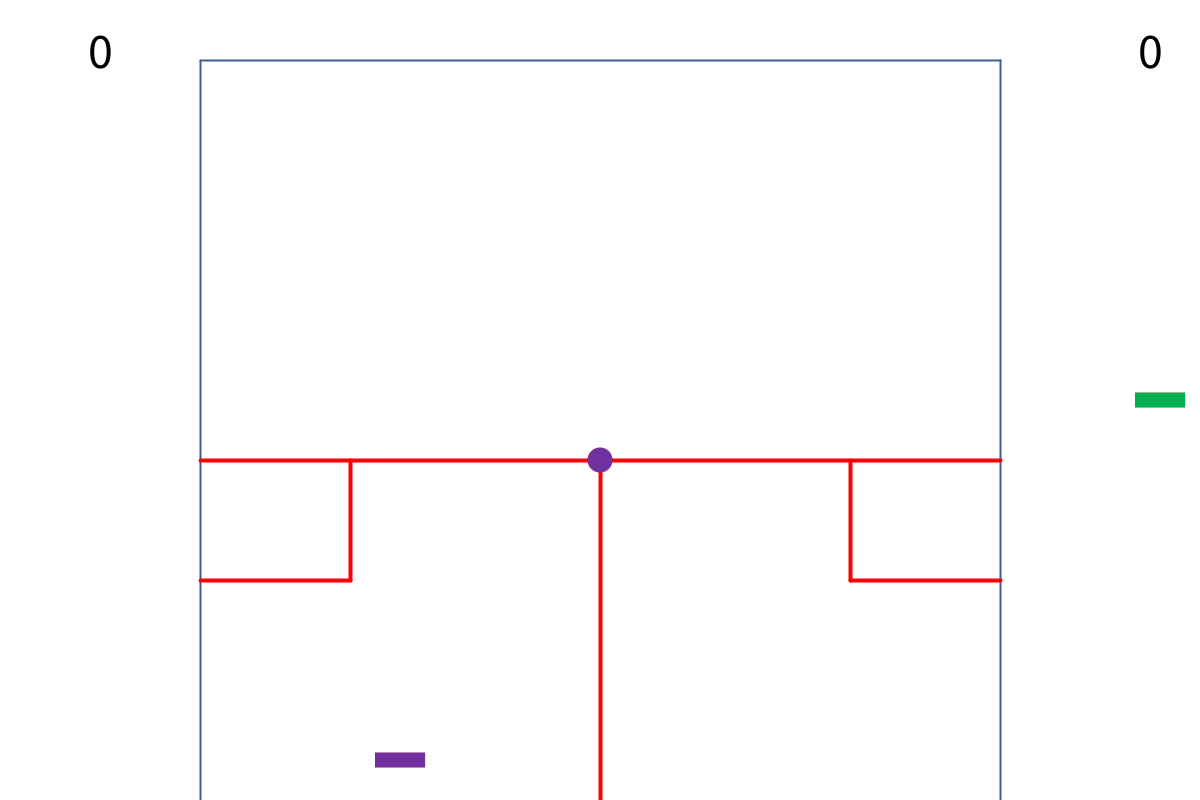
Frame 1 (no input)
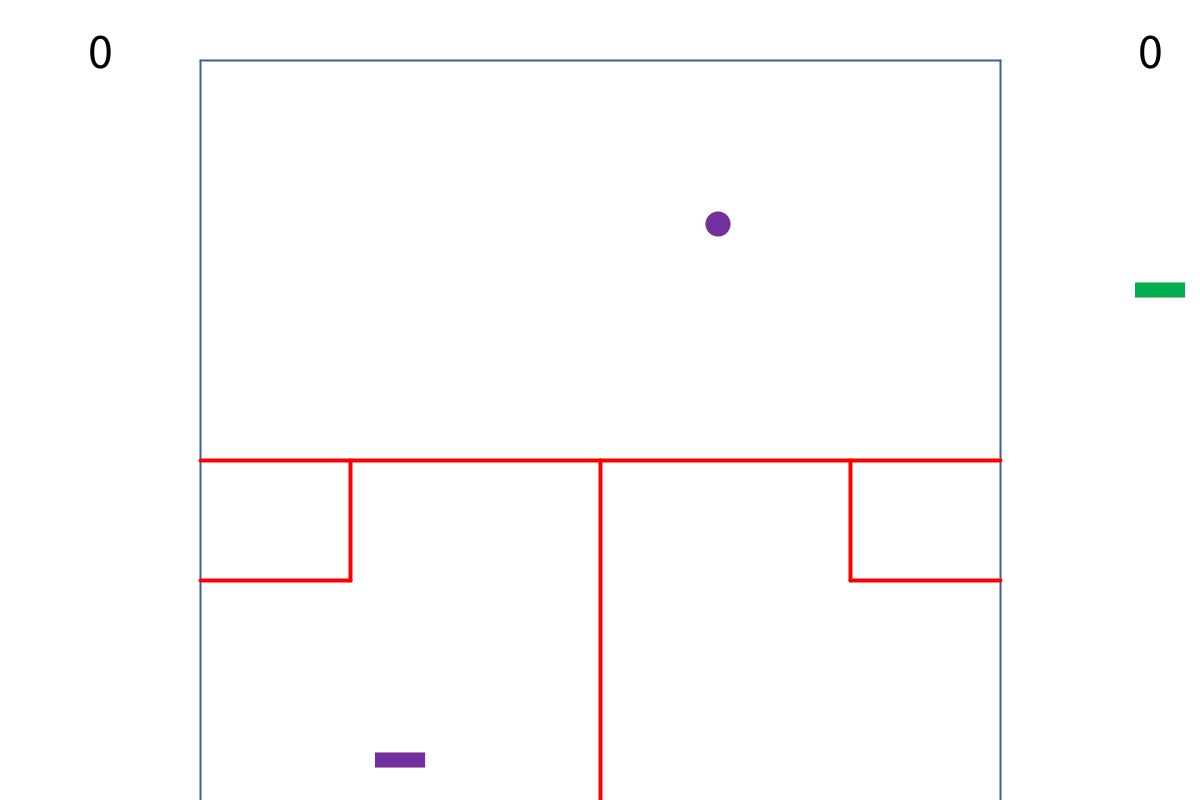
Frame 60 (the mouse pressed at the canvas centre just before this capture)
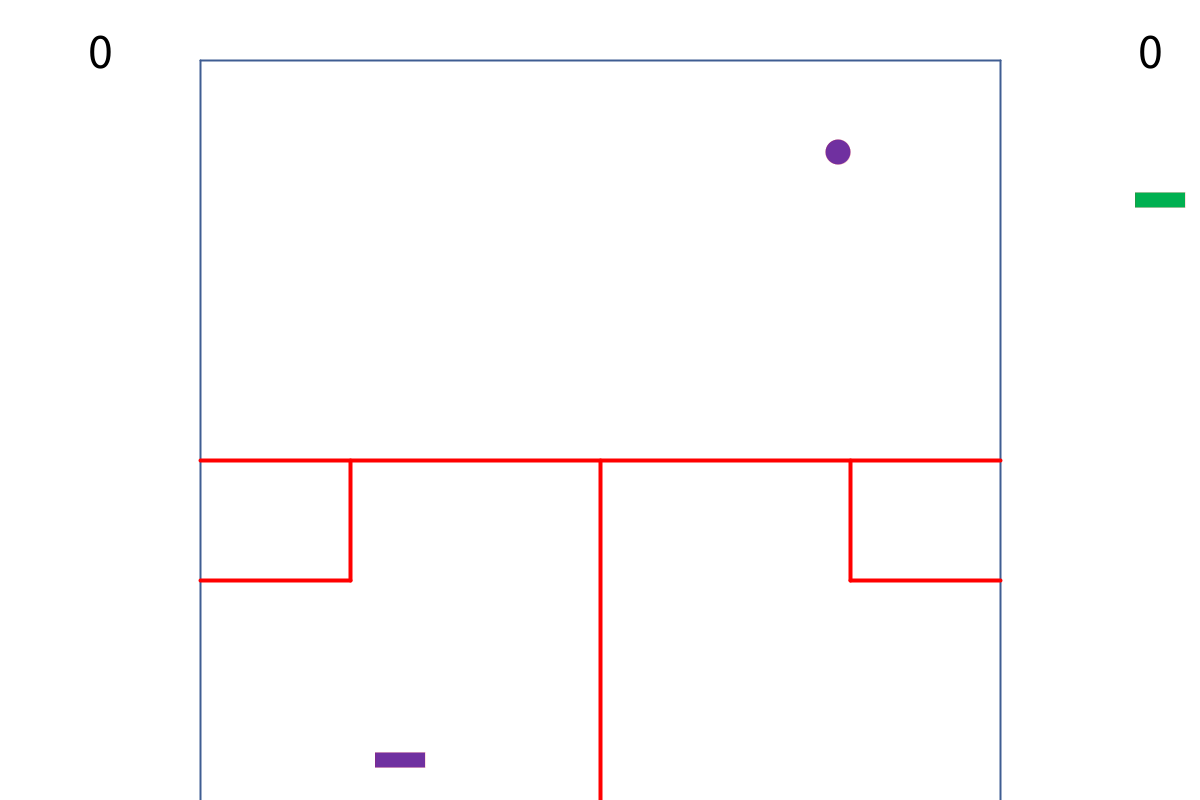
Frame 120 (the mouse held since frame 60 and released just before this capture)

The Processing sketch that drew these frames (run headless with seeded random() and noise(); from frame 60 on, the mouse is pressed at the canvas centre):

// Processing sketch: parcial2
// ── parcial2.pde
int x, y, w, h, speedX, speedY;
int paddleXL, paddleYL, paddleW, paddleH, paddleS;
int paddleXR, paddleYR;
boolean upL, downL;
boolean upR, downR;
boolean rightL, leftL;

color colorL = color(112, 48, 160);
color colorR = color(0, 176, 80);

color darkBlueColor = color(63, 93, 146);
color blueColor = color(68, 114, 196);

int scoreL = 0; 
int scoreR = 0;

int winScore = 5;

int time = millis();

int yLimitUp = 60, yLimitDown = 800;
int xLimitLeft = 200, xLimitRight = 1000;
int yPlayAreaLimit = 460;

boolean isLeftTurn = true;

boolean isInPause = false;

void setup() {
  size(1200, 800);
  
  x = width/2; 
  y = 460;
  
  w = 25;
  h = 25;
  
  speedX = (int)(random(-2, 2));
  if(speedX == 0){
    speedX++;
  }
  speedY = -2;

  
  textSize(50);
  textAlign(CENTER, CENTER); 
  rectMode(CENTER); 

  paddleXL = 400;
  paddleYL = height - 40;
  paddleXR = width-40;
  paddleYR = height/2;
  paddleW = w*2;
  paddleH = 15;
  paddleS = 5;
  
  strokeWeight(0);
  
}

void resetGame(){
    x = width/2; 
    y = 460;
    
    speedX = (int)(random(-2, 2));
    if(speedX == 0){
      speedX++;
    }
    speedY = -2;
}
 
 
void draw() {
  
  playGame();
}

void playGame(){
  
  if(isInPause){
    text("PAUSE", width/2, height/2);
    return;
  }
  
  background(255);
  drawPlayArea();
  drawCircle();
  moveCircle();
  bounce();
  drawPaddles();
  movePaddle();
  moveAIPaddle();
  restrictPaddle();
  contactPaddle();
  scores();
  gameOver();
  //instructions();
}
 
void drawPlayArea(){
  // Draw limit areas.
  strokeWeight(2);
  stroke(darkBlueColor);
  line(xLimitLeft, yLimitUp, xLimitLeft, yLimitDown);
  line(xLimitRight, yLimitUp, xLimitRight, yLimitDown);
  line(xLimitRight, yLimitUp, xLimitLeft, yLimitUp);
  
  // Draw play area.
  stroke(255,0,0);
  strokeWeight(4);
  line(xLimitRight, yPlayAreaLimit, xLimitLeft, yPlayAreaLimit);
  line(width/2, yPlayAreaLimit, width/2, height);
  
  // Draw play area squares.
  line(xLimitLeft, 580, xLimitLeft+150, 580);
  line(xLimitLeft+150, 580, xLimitLeft+150, yPlayAreaLimit);
  line(xLimitRight, 580, xLimitRight-150, 580);
  line(xLimitRight-150, 580, xLimitRight-150, yPlayAreaLimit);
  
  strokeWeight(0);
}

void drawPaddles() {
  
  rectMode(CENTER);
  
  fill(colorL);
  rect(paddleXL, paddleYL, paddleW, paddleH);
  fill(colorR);
  rect(paddleXR, paddleYR, paddleW, paddleH);
}

 
void movePaddle() {
  // Left paddle.
  if (upL) {
    paddleYL = paddleYL - paddleS;
  }
  if (downL) {
    paddleYL = paddleYL + paddleS;
  }
  if (leftL) {
    paddleXL = paddleXL - paddleS;
  }
  if (rightL) {
    paddleXL = paddleXL + paddleS;
  }
  
  // Right paddle.
  if (upR) {
    paddleYR = paddleYR - paddleS;
  }
  if (downR) {
    paddleYR = paddleYR + paddleS;
  }
}

boolean moveUp;
int randTime;
void moveAIPaddle(){
    if(speedX <= 0){
      return;
    }
    
    if (millis() > time + 1000)
    {
      moveUp  = !moveUp;
      upR = moveUp;
      downR = !moveUp;
      
      randTime = (int)random(1500, 1800);
      
      time = millis();
    }
}
 

void restrictPaddle() {
  // Left paddle.
  if (paddleYL + paddleH/2 < yLimitDown) {
    paddleYL = paddleYL + paddleS;
  }
  if (paddleYL - paddleH/2 > yPlayAreaLimit) {
    paddleYL = paddleYL - paddleS;
  }
  if (paddleXL - paddleW/2 < xLimitLeft) {
    paddleXL = paddleXL + paddleS;
  }
  if (paddleXL + paddleW/2 > xLimitRight) {
    paddleXL = paddleXL - paddleS;
  }
  
  // Right paddle.
  if (paddleYR - paddleH/2 < 0) {
    paddleYR = paddleYR + paddleS;
  }
  if (paddleYR + paddleH/2 > height) {
    paddleYR = paddleYR - paddleS;
  }
}
 
 
void contactPaddle() {
  if(isLeftTurn && speedY > 0){
    // Check the collision on x-axis on the left paddle.
    if ((x - w/2 > paddleXL - paddleW/2 && x - w/2 < paddleXL + paddleW/2) || 
        (x + w/2 > paddleXL - paddleW/2 && x + w/2 < paddleXL + paddleW/2)) {
          // Check the collision on y-axis on the left paddle.
          if ((y - h/2 > paddleYL - paddleH/2 && y - h/2 < paddleYL + paddleH/2) || 
              (y + h/2 > paddleYL - paddleH/2 && y + h/2 < paddleYL + paddleH/2)){
                // Change the turn.
                isLeftTurn = !isLeftTurn;
                // Reverse the speed of the ball.
                speedY = -speedY*1;
          }
    }
  }
  /*
  if (isCollidingCircleRectangle(x, y, w, paddleXL, paddleYL, paddleW, paddleH)){
    println("Collided!");
    if (speedY < 0) {
      speedY = -speedY*1;
    }
  }
  else if (x + w/2 > paddleXR - paddleW/2 && y - h/2 < paddleYR + paddleH/2 && y + h/2 > paddleYR - paddleH/2 ) {
    if (speedX > 0) {
      speedY = -speedY*1;
    }
  }
  */
}

void drawCircle() {
  
  if(isLeftTurn){
    fill(colorL);
  }else{
    fill(colorR);
  }
  
  ellipse(x, y, w, h);
}


void moveCircle() {  
  x = x + speedX*2;
  y = y + speedY*2;
  if (speedY == 0)
      speedY = -2;
}
  
void bounce() {
 if ( x > xLimitRight - w/2) {
    
    //resetGame();
    speedX = -speedX;
    //scoreL = scoreL + 1;
  } else if ( x < xLimitLeft + w/2) {
    speedX = -speedX;
    //resetGame();
    //scoreR = scoreR + 1;
  }
  if ( y > yLimitDown - h/2) {
    // Add the point, reset the game.
    if(isLeftTurn){
      scoreR++;
    }else{
      scoreL++;
    }
    isLeftTurn = !isLeftTurn;
    resetGame();
  } else if ( y < yLimitUp + h/2) {
    speedY = -speedY;
  }
}
 
 
void scores() {
  fill(0);
  text(scoreL, 100, 50);
  text(scoreR, width-50, 50);
}

void instructions(){
  textSize(15);
  text("Mueve el panel izquierdo con\nlas teclas W & S.\nGana anotando 5 puntos", 450, 45);
  textSize(50);
}
void mousePressed(){
    println(mouseX+"_"+mouseY);
}
 
 
void gameOver() {
  if(scoreL == winScore) {
    gameOverPage("Ganaste!", colorL);
  }
  if(scoreR == winScore) {
    gameOverPage("La IA ganó!", colorR);
  }
}
 
 
void gameOverPage(String text, color c) {
  speedX = 0;
  speedY = 0;
  fill(255);
  text("Juego Terminado", width/2, height/3 - 40);
  text("Presiona para jugar otra vez", width/2, height/3 + 40);
  fill(c);
  text(text, width/2, height/3);
  if(mousePressed) {
    scoreR = 0;
    scoreL = 0;
    resetGame();
  }
}
 
 
void keyPressed() {
  
  // Left movement.
  if (key == 'w' || key == 'W') {
    upL = true;
  }
  if (key == 's' || key == 'S') {
    downL = true;
  }
  if (key == 'a' || key == 'A') {
    leftL = true;
  }
  if (key == 'd' || key == 'D') {
    rightL = true;
  }
  
  // Pause
  if (key == 'p' || key == 'P') {
    isInPause =  !isInPause;
  }
}
  
void keyReleased() {
  if (key == 'w' || key == 'W') {
    upL = false;
  }
  if (key == 's' || key == 'S') {
    downL = false;
  }
  if (key == 'a' || key == 'A') {
    leftL = false;
  }
  if (key == 'd' || key == 'D') {
    rightL = false;
  }

}
